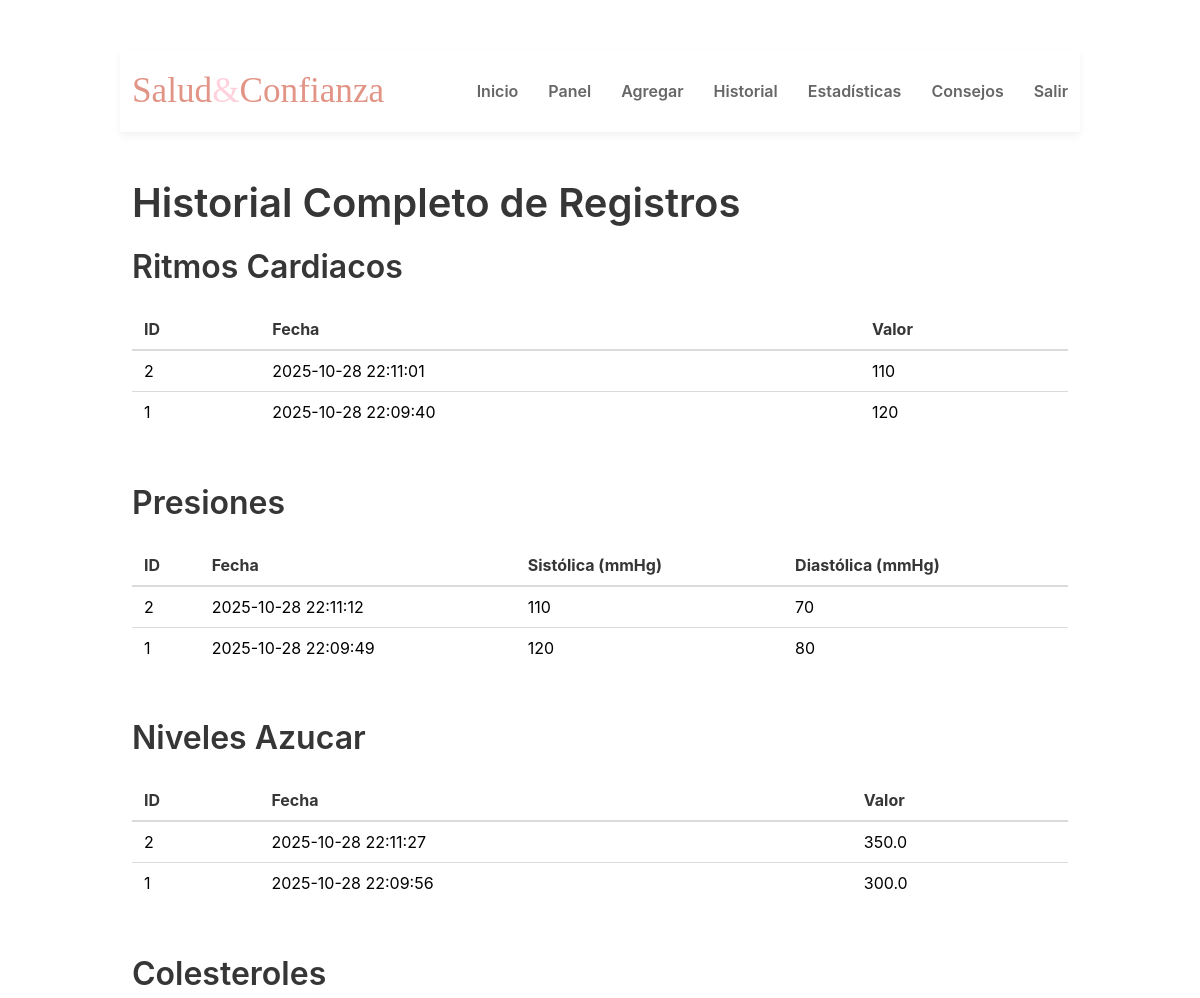
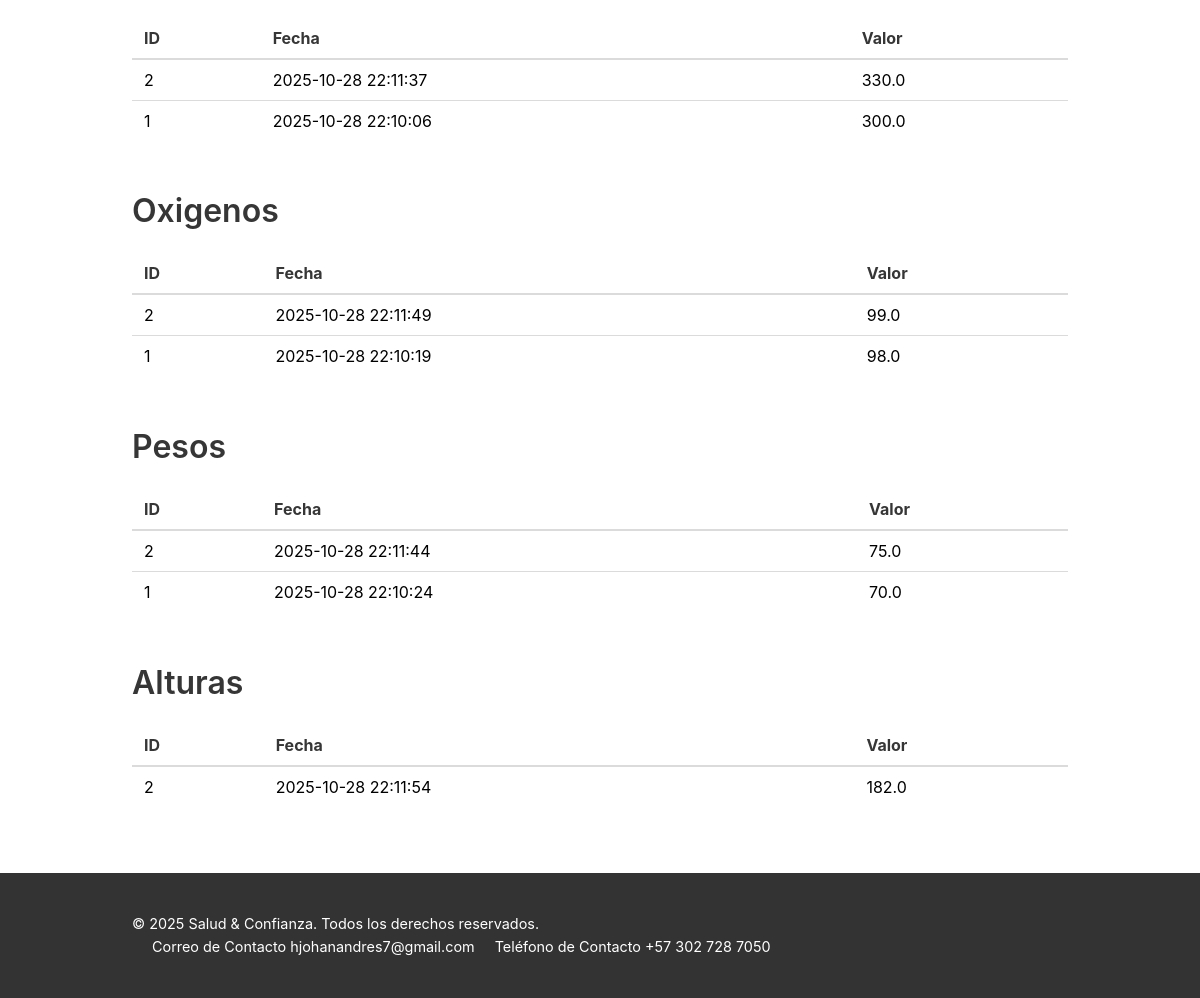
The page /historial (signed in) on the database its author committed (2 pictures, top to bottom).
### app.py (models this page shows, shortened)
class HealthMetricMixin:
    id = db.Column(db.Integer, primary_key=True)
    fecha = db.Column(db.DateTime, nullable=False, default=datetime.utcnow)
    usuario_id = db.Column(db.Integer, db.ForeignKey("usuario.id"), nullable=False)

class RitmoCardiaco(HealthMetricMixin, db.Model):
    valor = db.Column(db.Integer, nullable=False)
    __tablename__ = 'ritmo_cardiaco'

class PresionArterial(HealthMetricMixin, db.Model):
    sistolica = db.Column(db.Integer, nullable=False)
    diastolica = db.Column(db.Integer, nullable=False)
    __tablename__ = 'presion_arterial'

class NivelAzucar(HealthMetricMixin, db.Model):
    valor = db.Column(db.Float, nullable=False)
    __tablename__ = 'nivel_azucar'

class Colesterol(HealthMetricMixin, db.Model):
    valor = db.Column(db.Float, nullable=False)
    __tablename__ = 'colesterol'

class OxigenoSangre(HealthMetricMixin, db.Model):
    valor = db.Column(db.Float, nullable=False)
    __tablename__ = 'oxigeno_sangre'

class Peso(HealthMetricMixin, db.Model):
    valor = db.Column(db.Float, nullable=False)
    __tablename__ = 'peso'

class Altura(HealthMetricMixin, db.Model):
    valor = db.Column(db.Float, nullable=False)
    __tablename__ = 'altura'

### app.py (the view)
@app.route('/historial')
def historial():
    if 'usuario_id' not in session:
        flash("Debes iniciar sesión para ver el historial.", "error")
        return redirect(url_for('login'))
    user_id = session['usuario_id']
    historial_data = {
        'ritmos_cardiacos': RitmoCardiaco.query.filter_by(usuario_id=user_id).order_by(RitmoCardiaco.fecha.desc()).all(),
        'presiones': PresionArterial.query.filter_by(usuario_id=user_id).order_by(PresionArterial.fecha.desc()).all(),
        'niveles_azucar': NivelAzucar.query.filter_by(usuario_id=user_id).order_by(NivelAzucar.fecha.desc()).all(),
        'colesteroles': Colesterol.query.filter_by(usuario_id=user_id).order_by(Colesterol.fecha.desc()).all(),
        'oxigenos': OxigenoSangre.query.filter_by(usuario_id=user_id).order_by(OxigenoSangre.fecha.desc()).all(),
        'pesos': Peso.query.filter_by(usuario_id=user_id).order_by(Peso.fecha.desc()).all(),
        'alturas': Altura.query.filter_by(usuario_id=user_id).order_by(Altura.fecha.desc()).all(),
    }
    return render_template('historial.html', historial_data=historial_data)

### templates/historial.html (shortened to what this page needs)
{% extends 'base.html' %}
{% block content %}
{% include "barra_nav.html" %}
<div class="container">
    <h1 class="title is-2">Historial Completo de Registros</h1>
    {% if historial_data and historial_data.keys() | length > 0 %}
        <div class="content">
            {% for metric_key, records in historial_data.items() %}
                {% if records %}
                    <h2 class="subtitle is-3 is-capitalized">{{ metric_key | replace('_', ' ') }}</h2>
                    <div class="table-container">
                        <table class="table is-striped is-fullwidth is-hoverable">
                            <thead>
                                <tr>
                                    <th>ID</th>
                                    <th>Fecha</th>
                                    {% if metric_key == 'presiones' %}
                                        <th>Sistólica (mmHg)</th>
                                        <th>Diastólica (mmHg)</th>
                                    {% else %}
                                        <th>Valor</th>
                                    {% endif %}
                                </tr>
                            </thead>
                            <tbody>
                                {% for record in records %}
                                    <tr>
                                        <td>{{ record.id }}</td>
                                        <td>{{ record.fecha.strftime('%Y-%m-%d %H:%M:%S') }}</td>
                                        {% if metric_key == 'presiones' %}
                                            <td>{{ record.sistolica }}</td>
                                            <td>{{ record.diastolica }}</td>
                                        {% else %}
                                            <td>{{ record.valor }}</td>
                                        {% endif %}
                                    </tr>
                                {% endfor %}
                            </tbody>
                        </table>
                    </div>
                {% endif %}
            {% endfor %}
        </div>
    {% endif %}
</div>
{% endblock %}

### static/css/style.css (style rules this page uses)
:root { --primary-color: #FFD1DC; --secondary-color: #F8F8F8; --accent-color: #E29587; --text-color-dark: #333333; --text-color-light: #666666; --white-color: #FFFFFF; --box-shadow: 0 4px 8px rgba(0,0,0,0.05); }
* { margin: 0; padding: 0; box-sizing: border-box; }
body { font-family: 'Open Sans', sans-serif; line-height: 1.6; color: var(--text-color-dark); background-color: var(--secondary-color); }
.container { max-width: 1200px; margin: 0 auto; padding: 0 20px; }

### templates/base.html (style rules this page uses)
html, body { height: 100%; }

### rows shown on the page
RitmoCardiaco: id "2", fecha "2025-10-28 22:11:01", valor "110"
RitmoCardiaco: id "1", fecha "2025-10-28 22:09:40", valor "120"
PresionArterial: id "2", fecha "2025-10-28 22:11:12", sistolica "110", diastolica "70"
PresionArterial: id "1", fecha "2025-10-28 22:09:49", sistolica "120", diastolica "80"
NivelAzucar: id "2", fecha "2025-10-28 22:11:27", valor "350.0"
NivelAzucar: id "1", fecha "2025-10-28 22:09:56", valor "300.0"
Colesterol: id "2", fecha "2025-10-28 22:11:37", valor "330.0"
Colesterol: id "1", fecha "2025-10-28 22:10:06", valor "300.0"
OxigenoSangre: id "2", fecha "2025-10-28 22:11:49", valor "99.0"
OxigenoSangre: id "1", fecha "2025-10-28 22:10:19", valor "98.0"
Peso: id "2", fecha "2025-10-28 22:11:44", valor "75.0"
Peso: id "1", fecha "2025-10-28 22:10:24", valor "70.0"
Altura: id "2", fecha "2025-10-28 22:11:54", valor "182.0"

### other values the page prints
{{ metric_key | replace('_', ' ') }} "Ritmos Cardiacos" "Presiones" "Niveles Azucar" "Colesteroles" "Oxigenos" "Pesos" "Alturas"
